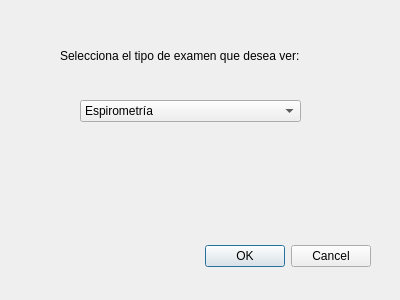
<?xml version="1.0" encoding="UTF-8"?>
<ui version="4.0">
 <class>Dialog</class>
 <widget class="QDialog" name="Dialog">
  <property name="geometry">
   <rect>
    <x>0</x>
    <y>0</y>
    <width>400</width>
    <height>300</height>
   </rect>
  </property>
  <property name="windowTitle">
   <string>Dialog</string>
  </property>
  <widget class="QDialogButtonBox" name="buttonBox">
   <property name="geometry">
    <rect>
     <x>30</x>
     <y>240</y>
     <width>341</width>
     <height>32</height>
    </rect>
   </property>
   <property name="orientation">
    <enum>Qt::Horizontal</enum>
   </property>
   <property name="standardButtons">
    <set>QDialogButtonBox::Cancel|QDialogButtonBox::Ok</set>
   </property>
  </widget>
  <widget class="QLabel" name="selecciona_2">
   <property name="geometry">
    <rect>
     <x>60</x>
     <y>30</y>
     <width>281</width>
     <height>51</height>
    </rect>
   </property>
   <property name="text">
    <string>Selecciona el tipo de examen que desea ver:</string>
   </property>
  </widget>
  <widget class="QComboBox" name="tipo_exam">
   <property name="geometry">
    <rect>
     <x>80</x>
     <y>100</y>
     <width>221</width>
     <height>22</height>
    </rect>
   </property>
   <item>
    <property name="text">
     <string>Espirometría</string>
    </property>
   </item>
   <item>
    <property name="text">
     <string>Volúmenes pulmonares</string>
    </property>
   </item>
   <item>
    <property name="text">
     <string>Test de metacolina</string>
    </property>
   </item>
  </widget>
 </widget>
 <resources/>
 <connections>
  <connection>
   <sender>buttonBox</sender>
   <signal>accepted()</signal>
   <receiver>Dialog</receiver>
   <slot>accept()</slot>
   <hints>
    <hint type="sourcelabel">
     <x>248</x>
     <y>254</y>
    </hint>
    <hint type="destinationlabel">
     <x>157</x>
     <y>274</y>
    </hint>
   </hints>
  </connection>
  <connection>
   <sender>buttonBox</sender>
   <signal>rejected()</signal>
   <receiver>Dialog</receiver>
   <slot>reject()</slot>
   <hints>
    <hint type="sourcelabel">
     <x>316</x>
     <y>260</y>
    </hint>
    <hint type="destinationlabel">
     <x>286</x>
     <y>274</y>
    </hint>
   </hints>
  </connection>
 </connections>
</ui>
